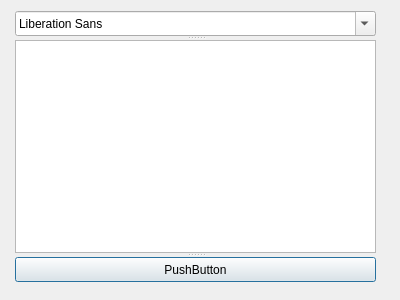
<?xml version="1.0" encoding="UTF-8"?>
<ui version="4.0">
 <class>ModelessDialog</class>
 <widget class="QDialog" name="ModelessDialog">
  <property name="geometry">
   <rect>
    <x>0</x>
    <y>0</y>
    <width>400</width>
    <height>300</height>
   </rect>
  </property>
  <property name="windowTitle">
   <string>Dialog</string>
  </property>
  <widget class="QSplitter" name="splitter">
   <property name="geometry">
    <rect>
     <x>15</x>
     <y>11</y>
     <width>361</width>
     <height>271</height>
    </rect>
   </property>
   <property name="orientation">
    <enum>Qt::Vertical</enum>
   </property>
   <widget class="QFontComboBox" name="fontComboBox"/>
   <widget class="QPlainTextEdit" name="plainTextEdit"/>
   <widget class="QPushButton" name="pushButton">
    <property name="text">
     <string>PushButton</string>
    </property>
   </widget>
  </widget>
 </widget>
 <resources/>
 <connections/>
</ui>
